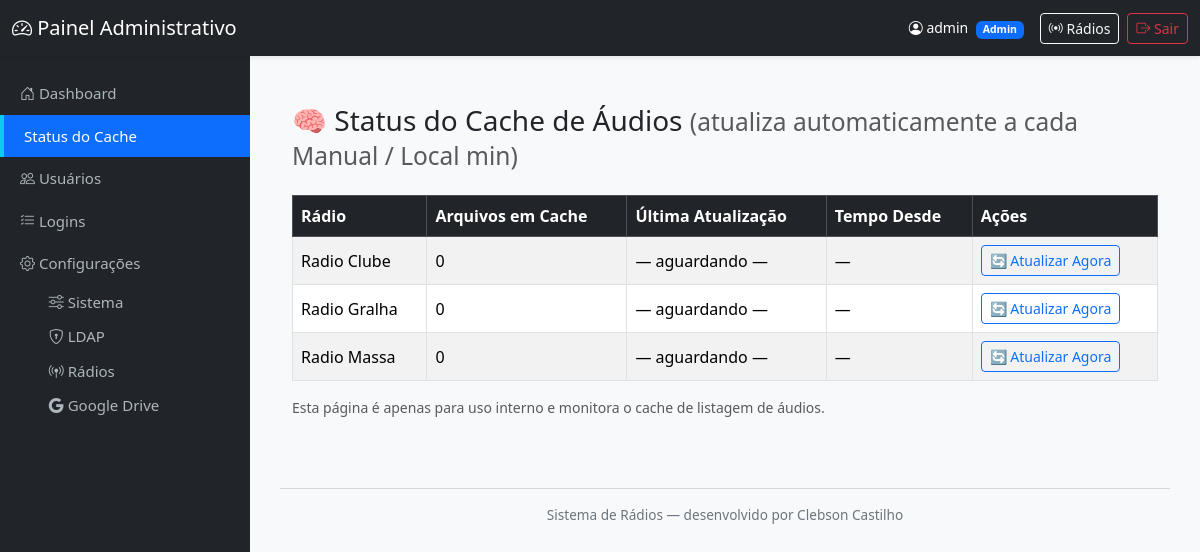
The app's page /admin/status-cache (signed in) with its own data.
### tables this page shows
CREATE TABLE tb_radios (
  id_radio INTEGER PRIMARY KEY AUTOINCREMENT,
  chave TEXT NOT NULL UNIQUE,
  nome TEXT NOT NULL,
  pasta_base TEXT NOT NULL,
  extensao TEXT NOT NULL DEFAULT '.mp3',
  parse_nome TEXT,
  ativa INTEGER NOT NULL DEFAULT 1,
  created_at TEXT DEFAULT (datetime('now')),
  updated_at TEXT DEFAULT (datetime('now'))
, tipo_pasta TEXT DEFAULT 'local', drive_folder_id TEXT, drive_folder_name TEXT);

### mod_admin/routes.py (the view)
@bp_admin.route("/admin/status-cache")
@admin_required
def status_cache():
    radios_cfg = carregar_radios_config()
    agora = datetime.now()
    status = []
    for radio_key, cfg in radios_cfg.items():
        qtd = len(CACHE_AUDIOS.get(radio_key, []))
        ultima = CACHE_TIMESTAMP.get(radio_key)
        minutos_desde = "—"
        if ultima and isinstance(ultima, str):
            try:
                ultima_dt = datetime.strptime(ultima, "%Y-%m-%d %H:%M:%S")
                minutos_desde = int((agora - ultima_dt).total_seconds() // 60)
            except Exception:
                pass
        status.append({
            "radio": radio_key,
            "nome": cfg.get("nome", "—"),
            "arquivos": qtd,
            "ultima_atualizacao": ultima or "— aguardando —",
            "minutos_desde": f"{minutos_desde} min" if isinstance(minutos_desde, int) else minutos_desde,
        })
    return render_template("status_cache.html", status=status, intervalo="Manual / Local")

### mod_auth/utils.py (called while the page is built)
def admin_required(f):
    @wraps(f)
    def decorated_function(*args, **kwargs):
        user = session.get('user')
        if not user:
            flash("⚠️ Faça login para continuar.", "warning")
            return redirect(url_for('auth.login', next=request.url))
        if user.get('tipo') != 'admin':
            template = current_app.jinja_env.get_or_select_template("error_403.html")
            return template.render(user=user), 403
        return f(*args, **kwargs)
    return decorated_function

### mod_config/models.py (called while the page is built)
def _conn():
    conn = sqlite3.connect(DB_PATH)
    conn.row_factory = sqlite3.Row
    return conn

def carregar_radios_config() -> Dict[str, Dict]:
    cfg = {}
    sistema = platform.system().lower()
    if sistema == "windows":
        base_dir = "C:/SCC/RadioAppOpec/uploads"
    else:
        base_dir = "/mnt"
    print(f"🧩 Sistema detectado: {sistema}")
    for r in ConfigRadio.get_ativas():
        if r.get("tipo_pasta") == "drive":
            pasta = f"[Google Drive] {r.get('drive_folder_name') or 'Sem pasta vinculada'}"
        else:
            pasta = r.get("pasta_base") or os.path.join(base_dir, f"{r['chave']}_fm")
        pasta = os.path.normpath(pasta)
        cfg[r["chave"]] = {
            "nome": r["nome"],
            "pasta_base": pasta,
            "extensao": r.get("extensao") or ".mp3",
            "parse_nome": r.get("parse_nome"),
        }
        print(f"📂 {r['nome']} → {pasta}")
    return cfg

    @staticmethod
    def get_ativas() -> List[Dict]:
        with _conn() as c:
            cur = c.execute("SELECT * FROM tb_radios WHERE ativa=1 ORDER BY nome")
            return [dict(r) for r in cur.fetchall()]

### mod_admin/templates/status_cache.html (shortened to what this page needs)
{% extends "admin_base.html" %}
{% block content %}
<div class="container py-4">
  <h3 class="mb-4">
    🧠 Status do Cache de Áudios
    <small class="text-muted">(atualiza automaticamente a cada {{ intervalo }} min)</small>
  </h3>
  {% if status %}
  <table class="table table-striped table-bordered align-middle">
    <thead class="table-dark">
      <tr>
        <th>Rádio</th>
        <th>Arquivos em Cache</th>
        <th>Última Atualização</th>
        <th>Tempo Desde</th>
        <th>Ações</th>
      </tr>
    </thead>
    <tbody>
      {% for item in status %}
      <tr>
        <td>{{ item.nome }}</td>
        <td>{{ item.arquivos }}</td>
        <td>{{ item.ultima_atualizacao or "— aguardando primeira atualização —" }}</td>
        <td>{{ item.minutos_desde }}</td>
        <td>
          <a href="{{ url_for('radio.atualizar_cache_manual', radio_key=item.radio) }}"
             class="btn btn-sm btn-outline-primary">
            🔄 Atualizar Agora
          </a>
        </td>
      </tr>
      {% endfor %}
    </tbody>
  </table>
  {% else %}
  <div class="alert alert-warning">
    ⚠️ Nenhum dado de cache disponível ainda. Aguarde alguns minutos para a primeira atualização automática.
  </div>
  {% endif %}
  <p class="text-muted small mt-3">
    Esta página é apenas para uso interno e monitora o cache de listagem de áudios.
  </p>
</div>
{% endblock %}

### templates/admin_base.html (style rules this page uses)
body { background-color: #f8f9fa; overflow-x: hidden; }

### records on screen
tb_radios: nome "Radio Clube", arquivos "0", ultima_atualizacao "— aguardando —", minutos_desde "—"
tb_radios: nome "Radio Gralha", arquivos "0", ultima_atualizacao "— aguardando —", minutos_desde "—"
tb_radios: nome "Radio Massa", arquivos "0", ultima_atualizacao "— aguardando —", minutos_desde "—"

### other values on screen
{{ session.user.usuario }} "admin"
{{ session.user.tipo|capitalize }} "Admin"
{{ intervalo }} "Manual / Local"
